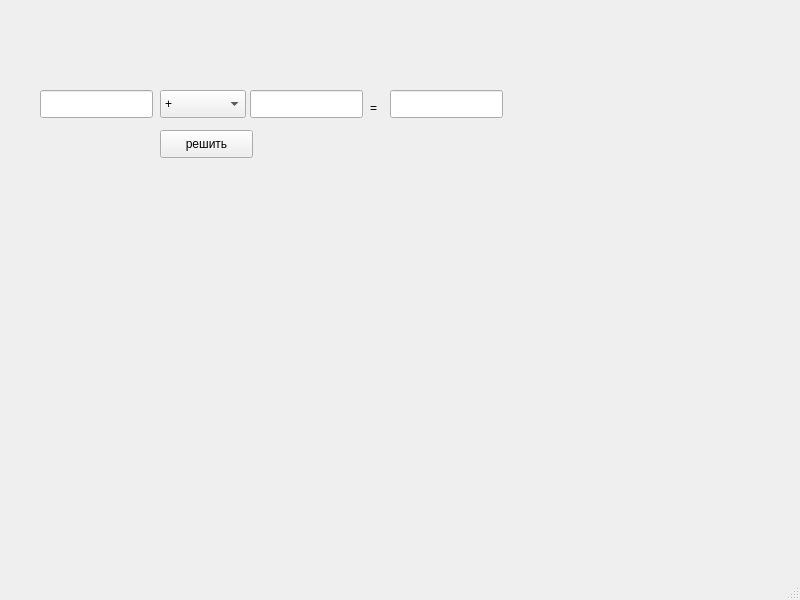
<?xml version="1.0" encoding="UTF-8"?>
<ui version="4.0">
 <class>MainWindow</class>
 <widget class="QMainWindow" name="MainWindow">
  <property name="geometry">
   <rect>
    <x>0</x>
    <y>0</y>
    <width>800</width>
    <height>600</height>
   </rect>
  </property>
  <property name="windowTitle">
   <string>MainWindow</string>
  </property>
  <widget class="QWidget" name="centralwidget">
   <widget class="QLineEdit" name="lineEdit">
    <property name="geometry">
     <rect>
      <x>40</x>
      <y>90</y>
      <width>113</width>
      <height>28</height>
     </rect>
    </property>
   </widget>
   <widget class="QLineEdit" name="lineEdit_2">
    <property name="geometry">
     <rect>
      <x>250</x>
      <y>90</y>
      <width>113</width>
      <height>28</height>
     </rect>
    </property>
   </widget>
   <widget class="QLineEdit" name="lineEdit_3">
    <property name="geometry">
     <rect>
      <x>390</x>
      <y>90</y>
      <width>113</width>
      <height>28</height>
     </rect>
    </property>
   </widget>
   <widget class="QLabel" name="label">
    <property name="geometry">
     <rect>
      <x>370</x>
      <y>100</y>
      <width>16</width>
      <height>16</height>
     </rect>
    </property>
    <property name="text">
     <string notr="true">=</string>
    </property>
   </widget>
   <widget class="QComboBox" name="comboBox">
    <property name="geometry">
     <rect>
      <x>160</x>
      <y>90</y>
      <width>86</width>
      <height>28</height>
     </rect>
    </property>
    <property name="maxVisibleItems">
     <number>4</number>
    </property>
    <item>
     <property name="text">
      <string>+</string>
     </property>
    </item>
    <item>
     <property name="text">
      <string>-</string>
     </property>
    </item>
    <item>
     <property name="text">
      <string>*</string>
     </property>
    </item>
    <item>
     <property name="text">
      <string>/</string>
     </property>
    </item>
   </widget>
   <widget class="QPushButton" name="pushButton">
    <property name="geometry">
     <rect>
      <x>160</x>
      <y>130</y>
      <width>93</width>
      <height>28</height>
     </rect>
    </property>
    <property name="text">
     <string>решить</string>
    </property>
   </widget>
  </widget>
  <widget class="QMenuBar" name="menubar">
   <property name="geometry">
    <rect>
     <x>0</x>
     <y>0</y>
     <width>800</width>
     <height>25</height>
    </rect>
   </property>
  </widget>
  <widget class="QStatusBar" name="statusbar"/>
 </widget>
 <resources/>
 <connections/>
</ui>
